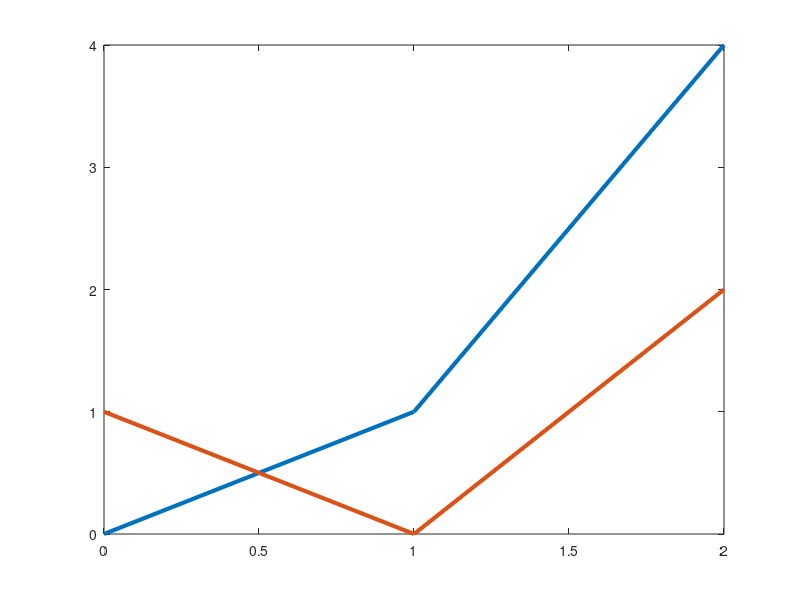
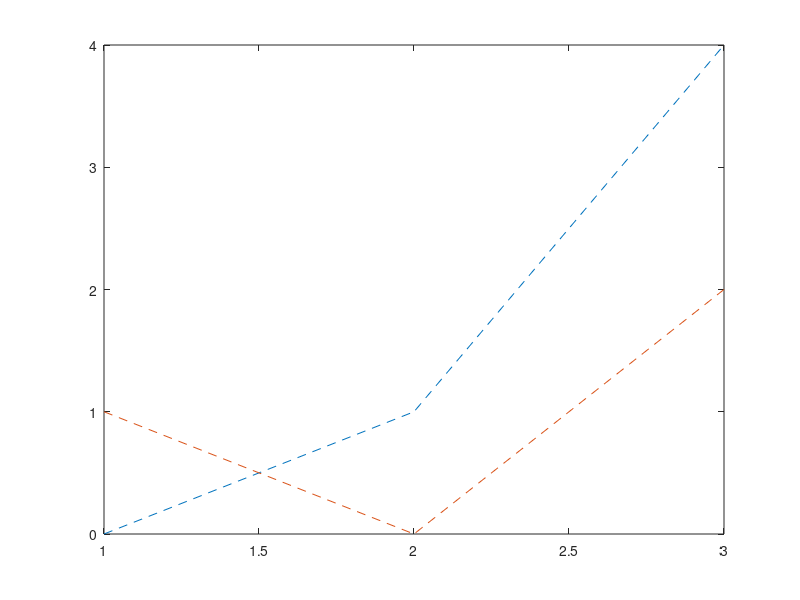

These figures' MATLAB source, in order:
x = [0, 1, 2];
y = [0, 1; 1, 0; 4, 2];

figure;
hxy = plot(x, y, 'LineWidth', 3);
hxy_widths = get(hxy, 'LineWidth');
hxy_first_x = get(hxy(1), 'XData');
hxy_first_y = get(hxy(1), 'YData');
hxy_second_y = get(hxy(2), 'YData');
hxy_types = get(hxy, 'Type');

figure(2);
hy = plot(y, '--');
hy_styles = get(hy, 'LineStyle');
hy_first_x = get(hy(1), 'XData');
hy_second_y = get(hy(2), 'YData');
